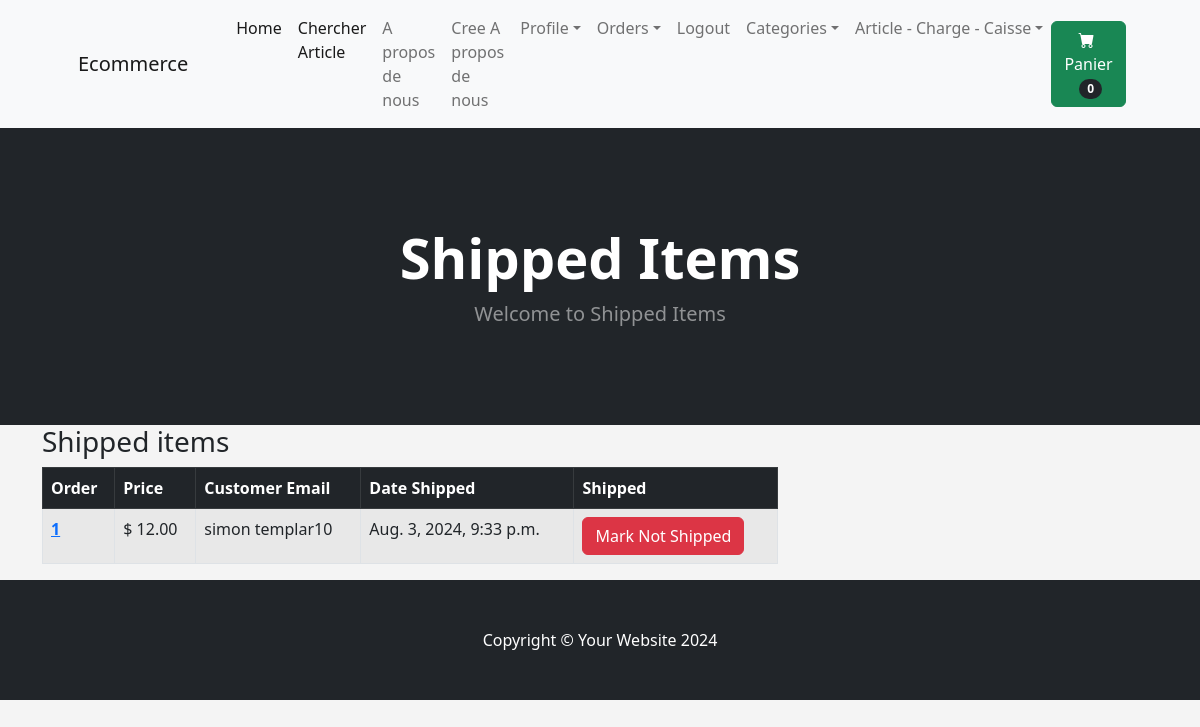
/payment/shipped_dash (signed in), run on an earlier commit of the app's database.
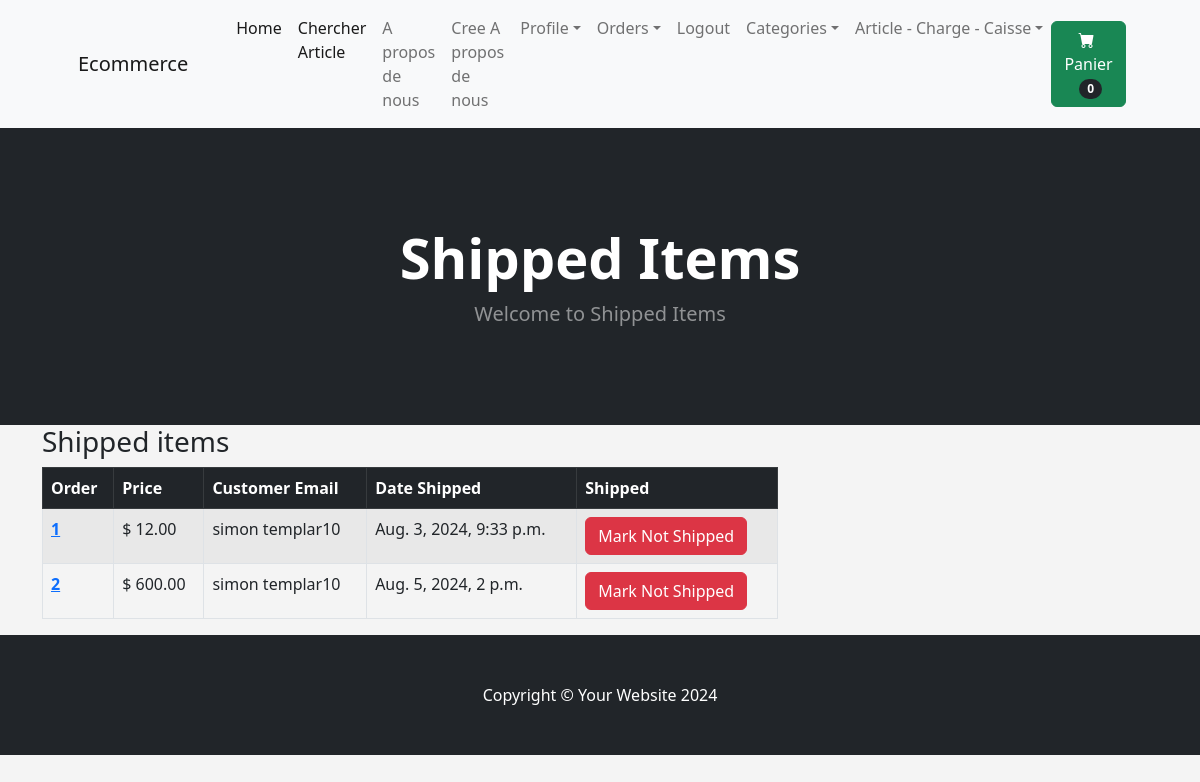
And on a later commit of the database.
### payment_app/models.py (models this page shows, shortened)
class Order(models.Model):
    user = models.ForeignKey(User, on_delete=models.CASCADE, null=True, blank=True)
    full_name = models.CharField(max_length=255, null=True, blank=True)
    email = models.EmailField(max_length=255, null=True, blank=True)
    shipping_address = models.TextField(max_length=15000, null=True, blank=True)
    amount_paid = models.DecimalField(max_digits=10,decimal_places=2, null=True, blank=True)
    date_ordered = models.DateTimeField(auto_now_add=True)
    shipped=models.BooleanField(default=False, null=True, blank=True)
    date_shipped=models.DateTimeField(null=True, blank=True)

### payment_app/views.py (the view, shortened to what this page needs)
# urls.py: path('shipped_dash', views.shipped_dash, name='shipped_dash'),
def shipped_dash(request):
    if request.user.is_authenticated and request.user.is_superuser:
        orders= Order.objects.filter(shipped=True)
        return render(request, "payment_app/shipped_dash.html", {"orders":orders})
    else:
        messages.success(request, "Access Denied.....")
        return redirect('home')

### cart_app/cart.py (called while the page is built)
    def __len__(self):
        return len(self.cart)

### cart_app/context_processors.py (called while the page is built)
def cart(request):
    context={'cart':Cart(request)}
    return context

### payment_app/templates/payment_app/shipped_dash.html (shortened to what this page needs)
{% extends 'store_app/base.html' %}
{% block content %}
 <header class="bg-dark py-5">
    <div class="container px-4 px-lg-5 my-5">
        <div class="text-center text-white">
            <h1 class="display-4 fw-bolder">Shipped Items</h1>
            <p class="lead fw-normal text-white-50 mb-0">Welcome to Shipped Items</p>
        </div>
    </div>
</header>
<div class="container">
    <div class="row">
        <div class="col-8">
     <h3>Shipped items</h3>
     <table class="table table-striped table-hover table-bordered">
        <thead class="table-dark">
          <tr>
            <th scope="col">Order</th>
            <th scope="col">Price</th>
            <th scope="col">Customer Email</th>
            <th scope="col">Date Shipped</th>
            <th scope="col">Shipped</th>
          </tr>
        </thead>
        <tbody>
            {% for item in orders %}
          <tr>
            <th scope="row"><a href="{% url 'orders' item.id %}">{{ item.id }}</a></th>
            <td>$ {{ item.amount_paid }}</td>
            <td>{{ item.email }}</td>
            <td>{{ item.date_shipped }}</td>
            <td>
                <form action="" method="post">
                <button type="submit" class="btn btn-danger">Mark Not Shipped</button>
                </form>
                </td>
          </tr>
          {% endfor %}
        </tbody>
      </table>
        </div>
    </div>
</div>
{% endblock %}

### store_app/templates/store_app/base.html (shortened to what this page needs)
{% load static %}
<!DOCTYPE html>
<html lang="en">
    <head>
        <link href="https://cdn.jsdelivr.net/npm/bootstrap-icons@1.5.0/font/bootstrap-icons.css" rel="stylesheet" />
        <link href="{% static 'css/styles.css' %}" rel="stylesheet" />
        <link rel="stylesheet" href="https://cdnjs.cloudflare.com/ajax/libs/font-awesome/5.15.3/css/all.min.css">
        <link rel="stylesheet" href="https://cdnjs.cloudflare.com/ajax/libs/sweetalert2/11.12.0/sweetalert2.css" />
    </head>
    <body>
        {% include 'store_app/navbar.html' %}
        {% block content %}
        {% endblock %}
        <footer class="py-5 bg-dark">
            <div class="container"><p class="m-0 text-center text-white">Copyright &copy; Your Website 2024</p></div>
        </footer>
    </body>
</html>

### store_app/templates/store_app/navbar.html (shortened to what this page needs)
<nav class="navbar navbar-expand-lg navbar-light bg-light">
    <div class="container px-4 px-lg-5">
        <a class="navbar-brand" href="{% url 'home' %}">Ecommerce</a>
        <div class="collapse navbar-collapse" id="navbarSupportedContent">
            <ul class="navbar-nav me-auto mb-2 mb-lg-0 ms-lg-4">
                <li class="nav-item"><a class="nav-link active" aria-current="page" href="{% url 'home' %}">Home</a></li>
                <li class="nav-item"><a class="nav-link active" aria-current="page" href="{% url 'search' %}">Chercher Article</a></li>
                <li class="nav-item"><a class="nav-link" href="{% url 'liste_about' %}">A propos de nous</a></li>
                {% if user.is_superuser %}
                <li class="nav-item"><a class="nav-link" href="{% url 'create_about' %}">Cree A propos de nous</a></li>
                {% endif %}
                {% if user.is_authenticated %}
                <li class="nav-item dropdown">
                    <a class="nav-link dropdown-toggle" id="navbarDropdown" href="#" role="button" data-bs-toggle="dropdown" aria-expanded="false">Profile</a>
                </li>
                {% if user.is_superuser %}
                <li class="nav-item dropdown">
                    <a class="nav-link dropdown-toggle" id="navbarDropdown" href="#" role="button" data-bs-toggle="dropdown" aria-expanded="false">Orders</a>
                </li>
                {% endif %}
                <li class="nav-item"><a class="nav-link" href="{% url 'logout' %}">Logout</a></li>
                {% else %}
                <li class="nav-item"><a class="nav-link" href="{% url 'login' %}">Login</a></li>
                <li class="nav-item"><a class="nav-link" href="{% url 'register' %}">S'enregistrer</a></li>
                {% endif %}
                <li class="nav-item dropdown">
                    <a class="nav-link dropdown-toggle" id="navbarDropdown" href="#" role="button" data-bs-toggle="dropdown" aria-expanded="false">Categories</a>
                </li>
                {% if user.is_superuser %}
                <li class="nav-item dropdown">
                    <a class="nav-link dropdown-toggle" id="navbarDropdown" href="#" role="button" data-bs-toggle="dropdown" aria-expanded="false">Article - Charge - Caisse</a>
                </li>
                {% endif %}
            </ul>
            <form class="d-flex">
                <a class="btn btn-success" href="{% url 'cart_summary' %}">
                    <i class="bi-cart-fill me-1"></i>
                    Panier
                    <span class="badge bg-dark text-white ms-1 rounded-pill" id="cart_quantity">{{ cart|length }}</span>
                </a>
            </form>
        </div>
    </div>
</nav>

### store_app/templates/store_app/base.html (style rules this page uses)
body { background: #f4f4f4; }

What changed in the data, as far as the page shows it:
added Order: id "2", amount_paid "600.00", email "simon templar10", date_shipped "Aug. 5, 2024, 2 p.m."
